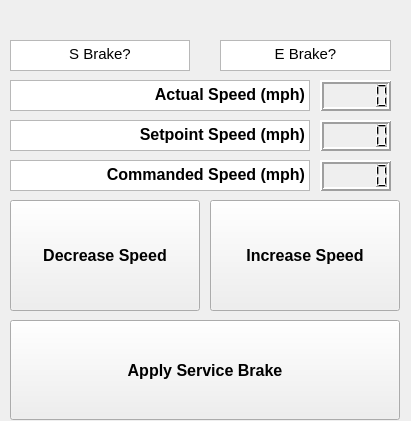
  <widget class="QFrame" name="speedSettings">
   <property name="geometry">
    <rect>
     <x>20</x>
     <y>250</y>
     <width>411</width>
     <height>421</height>
    </rect>
   </property>
   <property name="frameShape">
    <enum>QFrame::NoFrame</enum>
   </property>
   <property name="frameShadow">
    <enum>QFrame::Raised</enum>
   </property>
   <widget class="QTextBrowser" name="textBrowser_3">
    <property name="geometry">
     <rect>
      <x>10</x>
      <y>120</y>
      <width>300</width>
      <height>31</height>
     </rect>
    </property>
    <property name="html">
     <string>&lt;!DOCTYPE HTML PUBLIC &quot;-//W3C//DTD HTML 4.0//EN&quot; &quot;http://www.w3.org/TR/REC-html40/strict.dtd&quot;&gt;
&lt;html&gt;&lt;head&gt;&lt;meta name=&quot;qrichtext&quot; content=&quot;1&quot; /&gt;&lt;style type=&quot;text/css&quot;&gt;
p, li { white-space: pre-wrap; }
&lt;/style&gt;&lt;/head&gt;&lt;body style=&quot; font-family:'MS Shell Dlg 2'; font-size:8.25pt; font-weight:400; font-style:normal;&quot;&gt;
&lt;p align=&quot;right&quot; style=&quot; margin-top:0px; margin-bottom:0px; margin-left:0px; margin-right:0px; -qt-block-indent:0; text-indent:0px;&quot;&gt;&lt;span style=&quot; font-size:12pt; font-weight:600;&quot;&gt;Setpoint Speed (mph)&lt;/span&gt;&lt;/p&gt;&lt;/body&gt;&lt;/html&gt;</string>
    </property>
   </widget>
   <widget class="QPushButton" name="speedDownButton">
    <property name="geometry">
     <rect>
      <x>10</x>
      <y>200</y>
      <width>190</width>
      <height>111</height>
     </rect>
    </property>
    <property name="font">
     <font>
      <pointsize>12</pointsize>
      <weight>75</weight>
      <bold>true</bold>
     </font>
    </property>
    <property name="text">
     <string>Decrease Speed</string>
    </property>
    <property name="autoRepeat">
     <bool>true</bool>
    </property>
   </widget>
   <widget class="QTextBrowser" name="textBrowser">
    <property name="geometry">
     <rect>
      <x>10</x>
      <y>80</y>
      <width>300</width>
      <height>31</height>
     </rect>
    </property>
    <property name="html">
     <string>&lt;!DOCTYPE HTML PUBLIC &quot;-//W3C//DTD HTML 4.0//EN&quot; &quot;http://www.w3.org/TR/REC-html40/strict.dtd&quot;&gt;
&lt;html&gt;&lt;head&gt;&lt;meta name=&quot;qrichtext&quot; content=&quot;1&quot; /&gt;&lt;style type=&quot;text/css&quot;&gt;
p, li { white-space: pre-wrap; }
&lt;/style&gt;&lt;/head&gt;&lt;body style=&quot; font-family:'MS Shell Dlg 2'; font-size:8.25pt; font-weight:400; font-style:normal;&quot;&gt;
&lt;p align=&quot;right&quot; style=&quot; margin-top:0px; margin-bottom:0px; margin-left:0px; margin-right:0px; -qt-block-indent:0; text-indent:0px;&quot;&gt;&lt;span style=&quot; font-size:12pt; font-weight:600;&quot;&gt;Actual Speed (mph)&lt;/span&gt;&lt;/p&gt;&lt;/body&gt;&lt;/html&gt;</string>
    </property>
   </widget>
   <widget class="QTextBrowser" name="textBrowser_2">
    <property name="geometry">
     <rect>
      <x>10</x>
      <y>160</y>
      <width>300</width>
      <height>31</height>
     </rect>
    </property>
    <property name="html">
     <string>&lt;!DOCTYPE HTML PUBLIC &quot;-//W3C//DTD HTML 4.0//EN&quot; &quot;http://www.w3.org/TR/REC-html40/strict.dtd&quot;&gt;
&lt;html&gt;&lt;head&gt;&lt;meta name=&quot;qrichtext&quot; content=&quot;1&quot; /&gt;&lt;style type=&quot;text/css&quot;&gt;
p, li { white-space: pre-wrap; }
&lt;/style&gt;&lt;/head&gt;&lt;body style=&quot; font-family:'MS Shell Dlg 2'; font-size:8.25pt; font-weight:400; font-style:normal;&quot;&gt;
&lt;p align=&quot;right&quot; style=&quot; margin-top:0px; margin-bottom:0px; margin-left:0px; margin-right:0px; -qt-block-indent:0; text-indent:0px;&quot;&gt;&lt;span style=&quot; font-size:12pt; font-weight:600;&quot;&gt;Commanded Speed (mph)&lt;/span&gt;&lt;/p&gt;&lt;/body&gt;&lt;/html&gt;</string>
    </property>
   </widget>
   <widget class="QLCDNumber" name="actualSpeedVal">
    <property name="geometry">
     <rect>
      <x>320</x>
      <y>80</y>
      <width>71</width>
      <height>31</height>
     </rect>
    </property>
    <property name="autoFillBackground">
     <bool>true</bool>
    </property>
    <property name="lineWidth">
     <number>2</number>
    </property>
    <property name="smallDecimalPoint">
     <bool>false</bool>
    </property>
   </widget>
   <widget class="QLCDNumber" name="setPointSpeedVal">
    <property name="geometry">
     <rect>
      <x>320</x>
      <y>120</y>
      <width>71</width>
      <height>31</height>
     </rect>
    </property>
    <property name="autoFillBackground">
     <bool>true</bool>
    </property>
    <property name="lineWidth">
     <number>2</number>
    </property>
    <property name="smallDecimalPoint">
     <bool>false</bool>
    </property>
   </widget>
   <widget class="QPushButton" name="serviceBrake">
    <property name="geometry">
     <rect>
      <x>10</x>
      <y>320</y>
      <width>390</width>
      <height>100</height>
     </rect>
    </property>
    <property name="font">
     <font>
      <pointsize>12</pointsize>
      <weight>75</weight>
      <bold>true</bold>
     </font>
    </property>
    <property name="text">
     <string>Apply Service Brake</string>
    </property>
   </widget>
   <widget class="QPushButton" name="speedUpButton">
    <property name="geometry">
     <rect>
      <x>210</x>
      <y>200</y>
      <width>190</width>
      <height>111</height>
     </rect>
    </property>
    <property name="font">
     <font>
      <pointsize>12</pointsize>
      <weight>75</weight>
      <bold>true</bold>
     </font>
    </property>
    <property name="text">
     <string>Increase Speed</string>
    </property>
    <property name="autoRepeat">
     <bool>true</bool>
    </property>
   </widget>
   <widget class="QLCDNumber" name="commandedSpeedVal">
    <property name="geometry">
     <rect>
      <x>320</x>
      <y>160</y>
      <width>71</width>
      <height>31</height>
     </rect>
    </property>
    <property name="autoFillBackground">
     <bool>true</bool>
    </property>
    <property name="lineWidth">
     <number>2</number>
    </property>
    <property name="smallDecimalPoint">
     <bool>false</bool>
    </property>
   </widget>
   <widget class="QTextBrowser" name="textBrowser_8">
    <property name="geometry">
     <rect>
      <x>220</x>
      <y>40</y>
      <width>171</width>
      <height>31</height>
     </rect>
    </property>
    <property name="html">
     <string>&lt;!DOCTYPE HTML PUBLIC &quot;-//W3C//DTD HTML 4.0//EN&quot; &quot;http://www.w3.org/TR/REC-html40/strict.dtd&quot;&gt;
&lt;html&gt;&lt;head&gt;&lt;meta name=&quot;qrichtext&quot; content=&quot;1&quot; /&gt;&lt;style type=&quot;text/css&quot;&gt;
p, li { white-space: pre-wrap; }
&lt;/style&gt;&lt;/head&gt;&lt;body style=&quot; font-family:'MS Shell Dlg 2'; font-size:8.25pt; font-weight:400; font-style:normal;&quot;&gt;
&lt;p align=&quot;center&quot; style=&quot; margin-top:0px; margin-bottom:0px; margin-left:0px; margin-right:0px; -qt-block-indent:0; text-indent:0px;&quot;&gt;&lt;span style=&quot; font-size:11pt;&quot;&gt;E Brake?&lt;/span&gt;&lt;/p&gt;&lt;/body&gt;&lt;/html&gt;</string>
    </property>
   </widget>
   <widget class="QTextBrowser" name="textBrowser_9">
    <property name="geometry">
     <rect>
      <x>10</x>
      <y>40</y>
      <width>180</width>
      <height>31</height>
     </rect>
    </property>
    <property name="inputMethodHints">
     <set>Qt::ImhMultiLine</set>
    </property>
    <property name="html">
     <string>&lt;!DOCTYPE HTML PUBLIC &quot;-//W3C//DTD HTML 4.0//EN&quot; &quot;http://www.w3.org/TR/REC-html40/strict.dtd&quot;&gt;
&lt;html&gt;&lt;head&gt;&lt;meta name=&quot;qrichtext&quot; content=&quot;1&quot; /&gt;&lt;style type=&quot;text/css&quot;&gt;
p, li { white-space: pre-wrap; }
&lt;/style&gt;&lt;/head&gt;&lt;body style=&quot; font-family:'MS Shell Dlg 2'; font-size:8.25pt; font-weight:400; font-style:normal;&quot;&gt;
&lt;p align=&quot;center&quot; style=&quot; margin-top:0px; margin-bottom:0px; margin-left:0px; margin-right:0px; -qt-block-indent:0; text-indent:0px;&quot;&gt;&lt;span style=&quot; font-size:11pt;&quot;&gt;S Brake?&lt;/span&gt;&lt;/p&gt;&lt;/body&gt;&lt;/html&gt;</string>
    </property>
   </widget>
  </widget>
